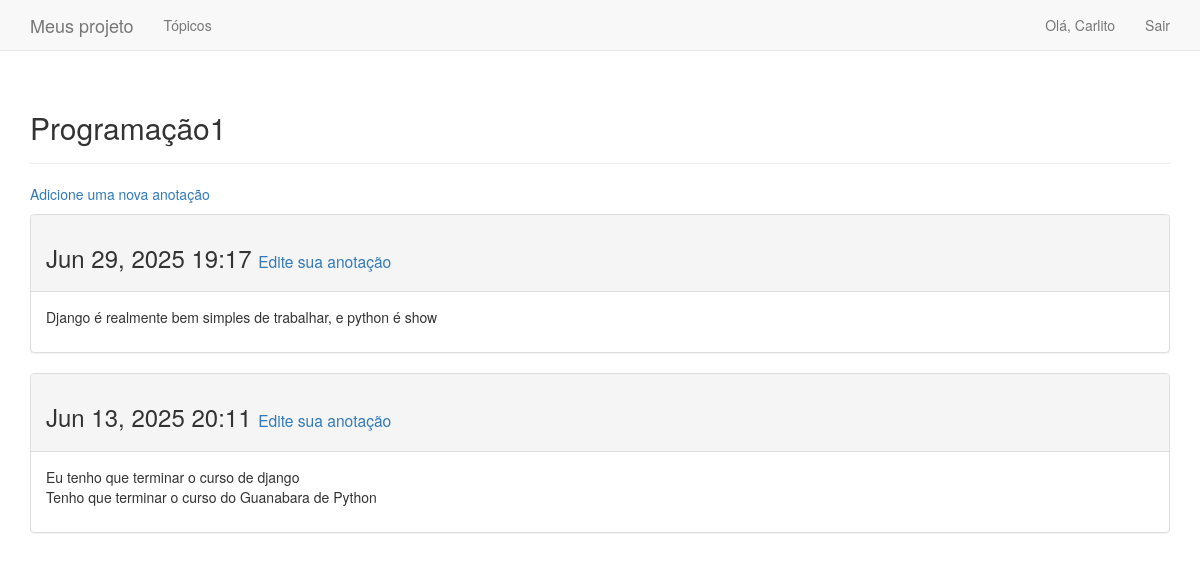
Page /topics/7/ (signed in) on the committed database.
### Meus_projeto/models.py (models this page shows, shortened)
class Topic(models.Model):
    text = models.CharField(max_length=200)
    date_added = models.DateTimeField(auto_now_add=True)
    owner= models.ForeignKey(User, on_delete=models.CASCADE)
    def __str__(self):
        return self.text

class Entry(models.Model):
    topic = models.ForeignKey(Topic, on_delete=models.CASCADE)
    text= models.TextField()
    date_added = models.DateTimeField(auto_now_add=True)
    class Meta:
        verbose_name_plural= 'entries'

### Meus_projeto/views.py (the view)
# urls.py: path('topics/<topic_id>/', views.topic,name='topic'),
@login_required
def topic(request, topic_id):
    topic= Topic.objects.get(id = topic_id)
    if topic.owner != request.user:
        raise Http404
    entries = topic.entry_set.order_by('-date_added')
    context = {'topic' : topic, 'entries' : entries}
    return render(request, 'Meus_projeto/topic.html', context)

### Meus_projeto/templates/Meus_projeto/topic.html
{% extends "Meus_projeto/base.html" %}
{% block header%}
    <h2>{{ topic }}</h2>
{% endblock header%}
{% block content %}
    <p>
        <a href="{% url 'new_entry' topic.id %}">Adicione uma nova anotação</a>
    </p>
    {% for entry in entries %}
        <div class="panel panel-default">
            <div class="panel-heading">
                <h3>
                    {{ entry.date_added | date:'M d, Y H:i'}}
                    <small>
                        <a href="{% url 'edit_entry' entry.id %}">Edite sua anotação</a>
                    </small>
                </h3>
            </div>
            <div class="panel-body">
                {{ entry.text | linebreaks}}
            </div>
        </div>
    {% empty %}
        Não há entradas adicionadas
    {% endfor%}
{% endblock content %}

### Meus_projeto/templates/Meus_projeto/base.html (shortened to what this page needs)
{% load bootstrap3 %}
<!DOCTYPE html>
<html lang="pt-br">
<head>
    {% bootstrap_css %}
</head>
<body>
    <nav class="navbar navbar-default navbar-static-top">
        <div class="container">
            <div class="navbar-header">
                <a class= "navbar-brand" href="{% url 'index' %}">Meus projeto</a>
            </div>
            <div id="navbar" class="collapse navbar-collapse">
                <ul class="nav navbar-nav">
                    <li><a href="{% url 'topics' %}">Tópicos</a></li>
                </ul>
                <ul class="nav navbar-nav navbar-right">
                    {% if user.is_authenticated %}
                        <li><a>Olá, {{ user.username }}</a></li>
                        <li><a href="{% url 'logout' %}">Sair</a></li>
                    {% else %}
                        <li><a href="{% url 'register' %}">Cadastrar</a></li>
                        <li><a href="{% url 'login'%}">Entrar</a></li>
                    {% endif %}
                </ul>
            </div>
        </div>
    </nav>
    <div class="container">
        <div class="page-header">
            {% block header %}{% endblock header %}
        </div>
        <div>
            {% block content %}{% endblock content %}
        </div>
    </div>
</body>
</html>

### rows in the picture
Topic: text "Programação1"
Entry: date_added "Jun 29, 2025 19:17", text "Django é realmente bem simples de trabalhar, e python é show"
Entry: date_added "Jun 13, 2025 20:11", text "Eu tenho que terminar o curso de django Tenho que terminar o curso do Guanabara de Python"

### other values in the picture
{{ user.username }} "Carlito"
